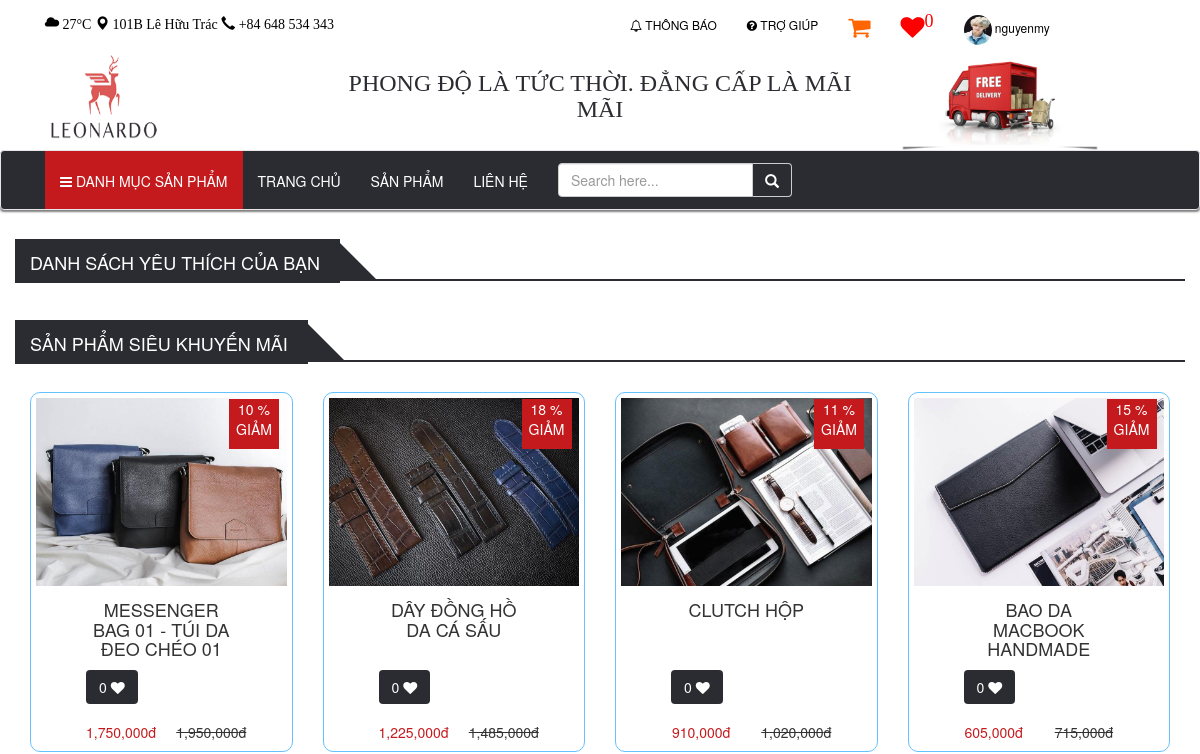
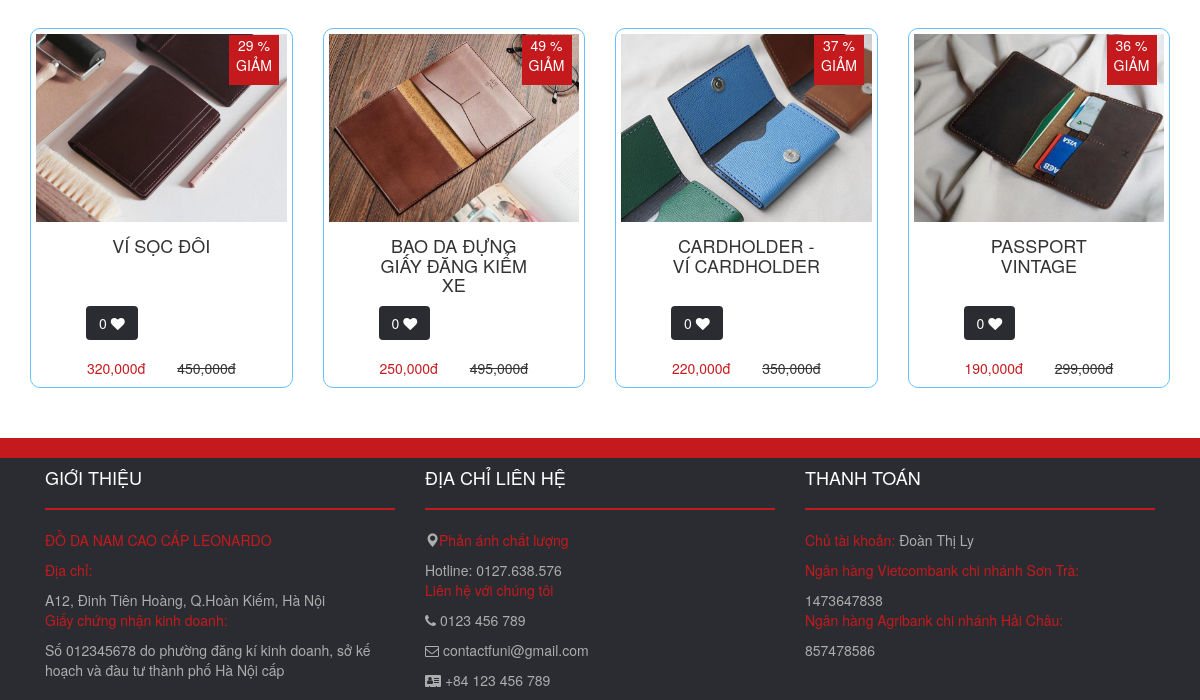
The app's page /listLoveByUser.php (signed in), older data (2 pictures, top to bottom).
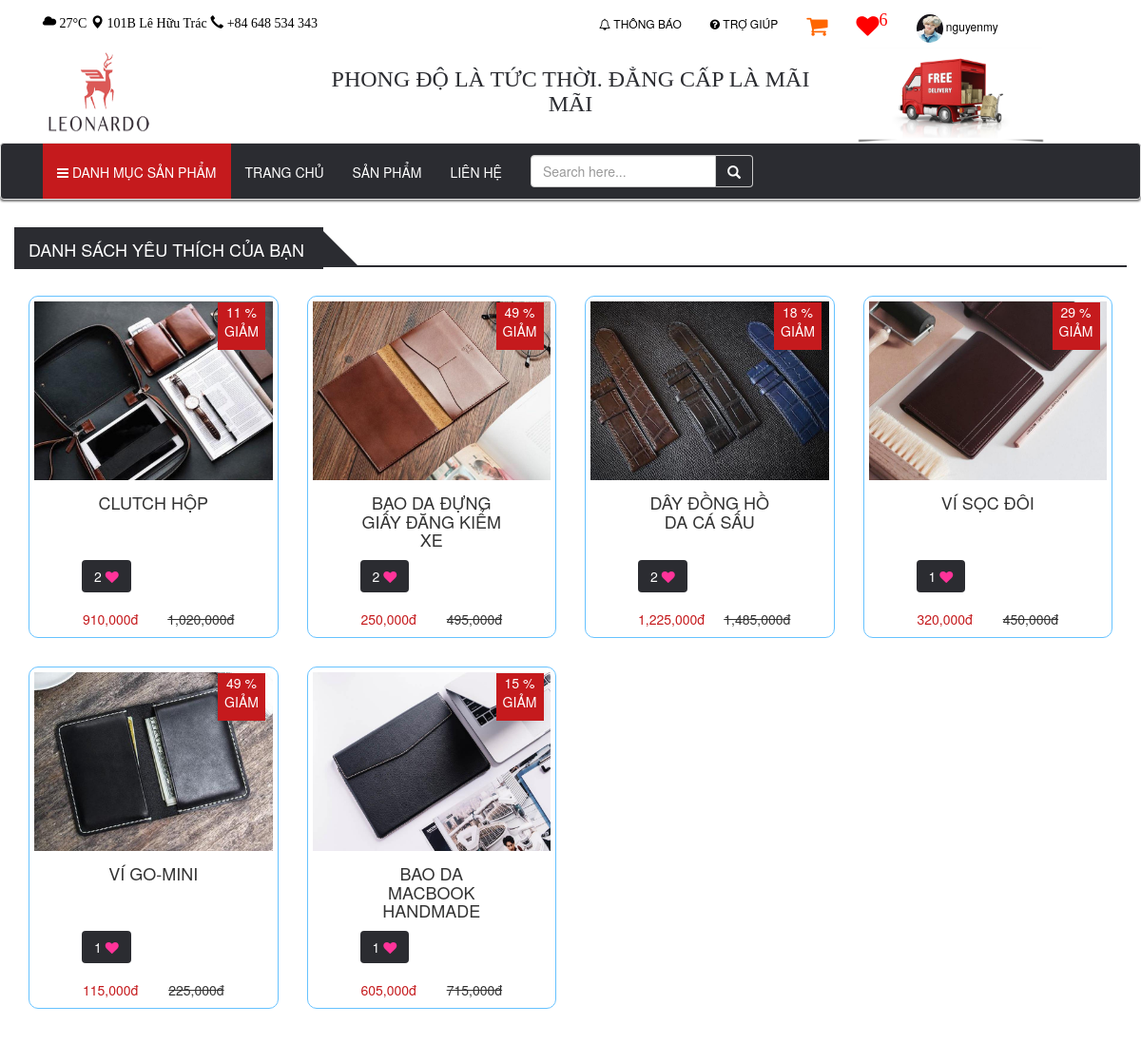
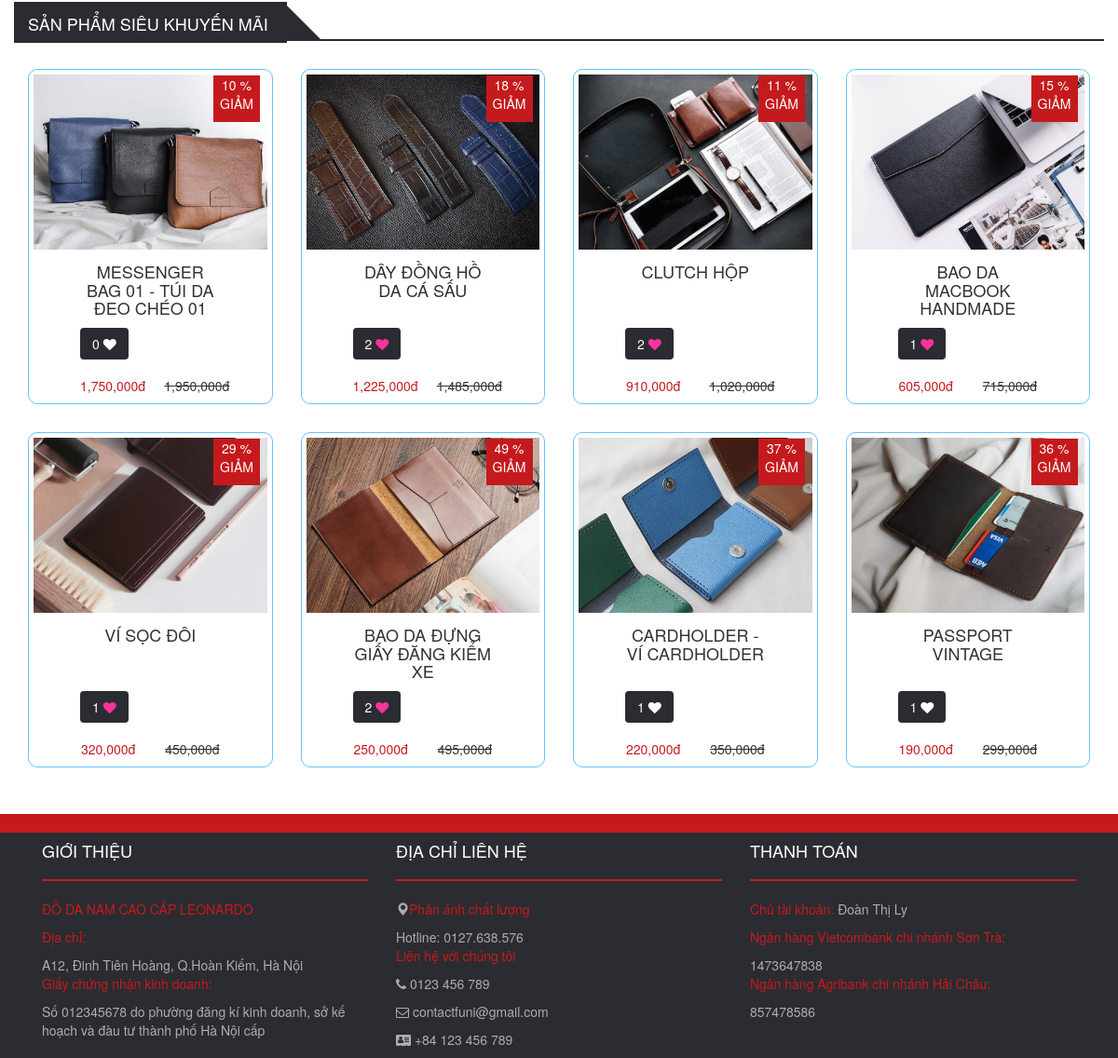
The same page, newer data (2 pictures, top to bottom).
### tables this page shows
CREATE TABLE promotion(
	prod_id VARCHAR(10),
    new_price INT(11),
    date_start DATE,
    date_end DATE,
    FOREIGN KEY (prod_id) REFERENCES products (prod_id),
    PRIMARY KEY(prod_id,date_start)
);

CREATE TABLE products(
	prod_id VARCHAR(10) PRIMARY KEY,
    prod_name VARCHAR(255),
    material VARCHAR(255),
    image nVARCHAR(500),
    price_in INT(11),
    price_out INT(11),
    date_add DATE,
    quantity INT(11),
    description text,
    cate_id VARCHAR(10),
    views int(11),
    status BOOLEAN,
    delete_at date,
    FOREIGN KEY (cate_id) REFERENCES categories (cate_id)
);

CREATE TABLE listProductLove(
	username VARCHAR(50),
    prod_id VARCHAR(10),
	PRIMARY KEY(username, prod_id),
	FOREIGN KEY (username) REFERENCES users (username),
	FOREIGN KEY (prod_id) REFERENCES products (prod_id)
);

### function.php (the view, shortened to what this page needs)
<?php
	$connect = mysqli_connect("localhost","root","","sell_leather");
	mysqli_set_charset($connect,'UTF8');
	class user
	{
		function sumLoveProduct($connect, $username){
			$sql = "SELECT count(prod_id) AS total FROM listProductLove WHERE username = '$username'";
			$result = $connect->query($sql);
			if ($result->num_rows > 0) {
				$row = $result->fetch_assoc();
				return $row['total'];
			}
		}
	}
	function checkLoveByUser($username, $prod_id){
		GLOBAL $connect;
		$sql = "SELECT * FROM listProductLove WHERE username = '$username' AND prod_id = '$prod_id'";
		$result = $connect->query($sql);
		if ($result->num_rows > 0) {
			return 1;
		}else return 0;
	}
	class product
	{
	 	function showListLoveByUser($connect, $username){
	 		if ($connect) {
	 			$sql = "SELECT * FROM products, listProductLove WHERE products.prod_id = listProductLove.prod_id AND username = '$username'";
					$result = $connect->query($sql);
					if ($result->num_rows > 0) {
						while($row = $result->fetch_assoc()) {
								$info = $this->showProduct($connect, $row['prod_id']);
								$image = explode("|", $info['image']);
								$this->showInfoProducthtml($row['prod_id'], $info['prod_name'], $image[0], $info['price_out'], $info['new_price']);
						}
					}
	 		}
	 	}
		function countLoves($prod_id){
			GLOBAL $connect;
			$sql = "SELECT count(prod_id) AS total FROM listProductLove WHERE prod_id = '$prod_id'";
			$result = $connect->query($sql);
			if ($result->num_rows > 0) {
				$row = $result->fetch_assoc();
				return $row['total'];
			}
		}
		function showInfoProducthtml($prod_id, $name, $image, $price, $new_price){
			$show = "show";
			$page = $_SESSION['page'];
			if ($new_price == '') {
				$show = "hidden";
				$percent = 0;
				$new_price = $price;
			} else {
				$percent = round(($price - $new_price)/($price/100), 0);
				$show = "show";
			}
			if (checkLoveByUser($_SESSION['username'], $prod_id)) {
				$color = '#ff3399';
			}else $color = '#fff';
			$loves = $this->countLoves($prod_id);
			echo "
				<div class='col-lg-3 col-md-3 col-sm-6 col-xs-6'>
					<div class='product-item'>
						<div class='product-image'>
							<img src='$image'>
						</div>
						<div class='promotion text-center $show'>
							$percent %
							GIẢM
						</div>
						<div class='product-control text-center'>
							<button class='btn btn-addCart'>
								<a href='$page.php?addProd_id=" . $prod_id . "'><i class = 'fa fa-cart-plus fa-lg' style='color: #FFF;'></i> Giỏ hàng
							</button>
							<button class='btn btn-addCart'>
								<a href='productDetail.php?prod_id=" . $prod_id . "'><i class = 'fa fa-eye' style='color: #FFF;'></i></a>
							</button>
						</div>
						<div class='caption text-center'>
							<div class='col-xs-12 prod_name'>
							<h4 class = 'text-uppercase'>$name</h4>
							</div>
							<div class='col-xs-12 pull-left'>
								<button class='btn-love btn'>
								<span>$loves</span>
									<a href='$page.php?likeProd_id=" . $prod_id . "'><i class = 'fa fa-heart' style='color: $color;'></i></a>
								</button>
							</div>
							<div class='col-xs-6'>
							<span class='price float-left'>".number_format($new_price)."đ</span>
							</div>
							<div class='col-xs-6'>
							<s class='$show float-left'>". number_format($price). "đ</s>
							</div>
						</div>
					</div>
				</div>
			";
		}
		function showProduct($connect, $prod_id){
			if ($connect) {
				$sql = "SELECT products.prod_id, prod_name, material, image, price_in, price_out, date_add, quantity, description, cate_name, views, status, products.delete_at, new_price, date_start, date_end FROM products LEFT JOIN categories ON products.cate_id = categories.cate_id LEFT JOIN promotion ON products.prod_id = promotion.prod_id  WHERE products.prod_id = '$prod_id'";
				$result = $connect->query($sql);
				if ($result->num_rows > 0) {
					$row = $result->fetch_assoc();
					return $row;
				}
				return 0;
				}
		}
		function showProductPromotion($connect){
			if ($connect) {
				$sql = "SELECT * FROM promotion, products WHERE products.prod_id = promotion.prod_id AND products.delete_at IS NULL  ORDER BY new_price DESC LIMIT 8";
				$result = $connect->query($sql);
				if ($result->num_rows > 0) {
					while($row = $result->fetch_assoc()) {
						$info = $this->showProduct($connect, $row['prod_id']);
						$image = explode("|", $info['image']);
						$this->showInfoProducthtml($row['prod_id'], $info['prod_name'], $image[0], $info['price_out'], $info['new_price']);
					}
				}
			}
		}
	}
?>

### listLoveByUser.php (shortened to what this page needs)
<?php
	include "function.php";
   ?>
<!DOCTYPE html>
<html>
<head>
  <link rel="stylesheet" href="https://maxcdn.bootstrapcdn.com/bootstrap/3.3.7/css/bootstrap.min.css">
  <link rel="stylesheet" href="https://cdnjs.cloudflare.com/ajax/libs/font-awesome/4.7.0/css/font-awesome.min.css">
  <link rel="stylesheet" type="text/css" href="style.css">
</head>
<body>
	<?php
		include "header.php";
	 ?>
	<div class="content">
		<div class="container">
			<div class="productHot">
				<div class="row">
					<div class="solugan">
						<div class="box-product-head">
							<span class="box-title">
								DANH SÁCH YÊU THÍCH CỦA BẠN
							</span>
							<span class="af-ter">
							</span>
						</div>
					</div>
					<?php
						$prod = new product();
						$prod->showListLoveByUser($connect, $_SESSION['username']);
					?>
				</div>
			</div>
			<div class="productPromotion">
				<div class="row">
					<div class="solugan">
						<div class="box-product-head">
							<span class="box-title">
								SẢN PHẨM SIÊU KHUYẾN MÃI
							</span>
							<span class="af-ter">
							</span>
						</div>
					</div>
					<?php
						$prod = new product();
						$prod->showProductPromotion($connect);
					?>
				</div>
			</div>
		</div>
	</div>
	<?php include "footer.php" ?>
</body>
</html>

### header.php (shortened to what this page needs)
<!DOCTYPE html>
<html lang="en">
<head>
  <link rel="stylesheet" href="https://maxcdn.bootstrapcdn.com/bootstrap/3.3.7/css/bootstrap.min.css">
  <link rel="stylesheet" href="https://cdnjs.cloudflare.com/ajax/libs/font-awesome/4.7.0/css/font-awesome.min.css">
  <link rel="stylesheet" type="text/css" href="style.css">
</head>
<body>
<?php
  $showUsername = "hidden";
  $username = "";
  if (isset($_SESSION['username'])) {
    $username = $_SESSION['username'];
    $showUsername = "show";
    $user = new user();
    $_SESSION['loves'] = $user->sumLoveProduct($connect, $_SESSION['username']);
  }
 ?>
<div id="header">
  <div class="header-top">
    <div class="container">
      <div class="header-left col-lg-5 col-md-5 col-sm-6 col-xs-6">
        <div class="info">
          <span>
          <i class="glyphicon glyphicon-cloud"></i>
          27°C
          </span>
          <span>
            <i class="glyphicon glyphicon-map-marker"></i>
            101B Lê Hữu Trác
          </span>
          <span>
            <i class="glyphicon glyphicon-earphone"></i>
            +84 648 534 343
          </span>
        </div>
      </div>      <div class="header-right col-lg-6 col-md-6 col-sm-6 col-xs-6">
        <ul class="nav navbar-nav" id="header-right">
          <li>
            <a href="" data-toggle="modal" data-target="#dangki"><span><i class="fa fa-bell-o "></i></span> THÔNG BÁO </a>
          </li>
          <li>
            <a href="" data-toggle="modal" data-target="#dangki">
              <span>
                <i class="fa fa-question-circle  "></i>
              </span>TRỢ GIÚP
            </a>
          </li>
          <li><a href="cart.php"><span><i class="fa fa-shopping-cart fa-2x <?php echo $showUsername;?>" style = "color: #ff6600;"><sup><?php echo $_SESSION['totalQuantity']; ?></sup></i></span></a></li>
          <li><a href="listLovebyUser.php"><span><i class="fa fa-heart fa-2x <?php echo $showUsername;?>" style = "color: red;"><sup><?php echo $_SESSION['loves']; ?></sup></i></span></a></li>
          <li class="dropdown" class="<?php echo $showUsername;?>">
              <a href="#" id="user" class="<?php echo $showUsername;?> ?>" data-toggle="dropdown">
                <img class="img-circle" width="15" height="15" src="<?php echo $_SESSION['avatar_url']; ?>">
                <?php echo $username; ?>
              </a>
          </li>
        </ul>
      </div>
    </div>
  </div>
  <div class="header-content">
    <div class="container">
      <div class="col-lg-3 col-md-3 col-sm-3 col-xs-6 logo">
        <img src="Image/logo.png" width="120px" height="100px">
      </div>
      <div class="solugan col-lg-6 col-md-6 col-sm-6 col-xs-6">
        <h3>PHONG ĐỘ LÀ TỨC THỜI. ĐẲNG CẤP LÀ MÃI MÃI</h3>
      </div>
      <div class="col-lg-3 col-md-3 col-sm-3 col-xs-0 ship" style="float: left;">
        <img src="Image/ship.png" width="200px" height="100px">
      </div>
    </div>
  </div>
  <div class="header-menu text-uppercase" id="myMenu">
    <nav class="navbar navbar-default">
      <div class="container">
        <div class="collapse navbar-collapse" id="myNavbar">
          <ul class="nav navbar-nav">
            <li class="dropdown ">
              <a href="#" id="category" class="dropdown-toggle" data-toggle="dropdown"><span class="fa fa-bars "></span>  DANH MỤC SẢN PHẨM</a>
            </li>
            <li class="<?php if (isset($_SESSION['page']) && $_SESSION['page'] == 'home' ) {
              echo "active"; } ?>"><a href="home.php">TRANG CHỦ</span></a></li>
            <li class="<?php if (isset($_SESSION['page']) && $_SESSION['page'] == 'product' ) {
              echo "active"; } ?>"><a href="product.php">SẢN PHẨM </a></li>
            <li><a href="#">LIÊN HỆ </span></a></li>
            <li>
            <form method="post" class="navbar-form">
              <div class="input-group search-box">
                <input type="text" class="form-control" placeholder="Search here...">
                <span class="input-group-addon btn btn-primary"> <i class="glyphicon glyphicon-search"></i> </span>
              </div>
            </form>
          </li>
          </ul>
        </div>
      </div>
    </nav>
  </div>
</div>
</body>
</html>

### footer.php (shortened to what this page needs)
<!DOCTYPE html>
<html>
<head>
	<link rel="stylesheet" type="text/css" href="style.css">
</head>
<body>
	<div class="before-footer">
	</div>
	<div class="footer">
		<div class="container">
			<div class="col-lg-4 col-md-4 col-sm-6 col-xs-6">
				<h4>GIỚI THIỆU</h4>
				<hr>
				<p class="title">ĐỒ DA NAM CAO CẤP LEONARDO</p>
				<p class="title">Địa chỉ: </p><span>A12, Đinh Tiên Hoàng, Q.Hoàn Kiếm, Hà Nội</span>
				<p class="title">Giấy chứng nhận kinh doanh: </p><span>Số 012345678 do phường đăng kí kinh doanh, sở kế hoạch và đàu tư thành phố Hà Nội cấp</span>
			</div>
			<div class="col-lg-4 col-md-4 col-sm-6 col-xs-6">
				<h4>ĐỊA CHỈ LIÊN HỆ</h4>
				<hr>
				<p class="title"><span><i class="glyphicon glyphicon-map-marker"></i></span>Phản ánh chất lượng</p><span><a href="#">Hotline: 0127.638.576</a></span> <br>
				<p class="title">Liên hệ với chúng tôi </p>
				<p><a href="#"><span><i class="fa fa-phone"></i></span> 0123 456 789</a></p>
				<p><a href="#"><span><i class="fa fa-envelope-o "></i></span> contactfuni@gmail.com</a></p>
				<p><a href="#"><span><i class="fa fa-address-card "></i></span> +84 123 456 789</a></p>
			</div>
			<div class="col-lg-4 col-md-4 col-sm-6 col-xs-6">
				<h4>THANH TOÁN</h4>
				<hr>
				<p class="title">Chủ tài khoản: <span>Đoàn Thị Ly</span></p>
				<p class="title">Ngân hàng Vietcombank chi nhánh Sơn Trà: </p><span>1473647838</span>
				<p class="title">Ngân hàng Agribank chi nhánh Hải Châu: </p><span>857478586</span>
			</div>
		</div>
	</div>
</body>
</html>

### style.css (style rules this page uses)
.product-item .btn-love { display: block; margin-bottom: 18px; }
.product-item .btn-love a { color: #ff3399; }
.btn { background: #2b2c31; color: #FFFFFF; }
#header { height: 132px; width: 100%; z-index:999; left:0; top:0; position: absolute; }
.header-top { height: 50px; }
.header-top .header-left { color: black; font-family:'Montserrat'; }
.header-top li { height: 100%; }
.header-menu .navbar { height: 60px; background: #2b2c31; box-shadow: 0 2px 2px 0px rgba(0,0,0,0.5); }
.navbar .navbar-nav li a { height: 58px; line-height: 30px; }
.navbar-default { background-color: black; }
.header-left { float: left; height: 50px; line-height: 50px; color: #111; }
.header-left .info { height: 100%; line-height: 100%; }
.header-right li a { color: #11111; }
.header-right a { color: black; font-size: 12px; }
.header-right { float: right; line-height: 50px; height: 50px; }
.info { margin-top: 15px; }
.header-menu .navbar-nav li { color: #111111; font-weight: 5px; }
.header-menu .navbar-nav { background: #2b2c31; }
.search-box { clear: both; }
.navbar-default .navbar-nav>li>a { color: #fff; }
#category { background: #c51a1d; }
.search-box { margin-top: 4px; }
.solugan h3 { text-align: center; font-family: Ubunu; color: #2b2c31; }
.header-right .nav>li>a>img { -webkit-border-radius:100%; -moz-border-radius:100%; border-radius:100%; -webkit-transform:translateZ(0); -moz-transform:translateZ(0); -ms-transform:translateZ(0); -o-transform:translateZ(0); width: 28px; height: 30px; }
.content { margin-top: 200px; }
.product-item { border: 1px solid #66c2ff; border-radius: 10px; padding: 5px 5px 5px 5px; height: 360px; margin-top: 30px; }
.product-item .promotion { width: 50px; height: 50px; background: #c51a1d; color: #FFFFFF; position: absolute; top: 37px; left: 214px; }
.product-control { height: 34px; margin-top: -45px; }
.box-product-head { height: 31px; border-bottom: 2px solid #2b2c31; }
.box-product-head .box-title { color: #fff; border-bottom: 0px solid #ff3300; font-size: 18px; padding: 10px 20px 8px 15px; background: #2b2c31; }
.box-product-head > span.af-ter { border: 19px solid #2b2c31; border-right-color: transparent; border-top-color: transparent; height: 30px; position: absolute; width: 30px; margin-top: -7px; }
.product-item .product-image img { width: 100%; height: 100%; }
.caption { padding-top: 10px; padding-bottom: 10px; }
.caption .prod_name { height: 80px; }
.caption .price { color: #c51a1d; }
.productHot, .productHotSell, .productSearch { margin-top: 50px; }
.productPromotion { margin-top: 50px; margin-bottom: 50px; }
.caption { padding: 15px 35px; }
.before-footer { height: 20px; background: #c51a1d; }
.footer { background: #2b2c31; }
.footer a { color: #adadad; text-decoration: none; }
.footer h4 { color: #ffff; }
.footer span { color: #adadad; }
.footer hr { border: 1px solid #c51a1d; }
.title { color: #c51a1d; font-weight: 5px; }

Row changes from the older to the newer data that the page shows:
added listproductlove: prod.new_price "11", prod.prod_name "CLUTCH HỘP", loves "2", promotion.new_price "910,000", prod.price_out "1,020,000"
added listproductlove: prod.new_price "49", prod.prod_name "BAO DA ĐỰNG GIẤY ĐĂNG KIỂM XE", loves "2", promotion.new_price "250,000", prod.price_out "495,000"
added listproductlove: prod.new_price "18", prod.prod_name "DÂY ĐỒNG HỒ DA CÁ SẤU", loves "2", promotion.new_price "1,225,000", prod.price_out "1,485,000"
added listproductlove: prod.new_price "29", prod.prod_name "VÍ SỌC ĐÔI", loves "1", promotion.new_price "320,000", prod.price_out "450,000"
added listproductlove: shows a picture, prod.new_price "49", prod.prod_name "VÍ GO-MINI", loves "1", promotion.new_price "115,000", prod.price_out "225,000"
added listproductlove: prod.new_price "15", prod.prod_name "BAO DA MACBOOK HANDMADE", loves "1", promotion.new_price "605,000", prod.price_out "715,000"
computed for promotion "DÂY ĐỒNG HỒ DA CÁ SẤU": loves "0" → "2"
computed for promotion "CLUTCH HỘP": loves "0" → "2"
computed for promotion "BAO DA MACBOOK HANDMADE": loves "0" → "1"
computed for promotion "VÍ SỌC ĐÔI": loves "0" → "1"
computed for promotion "BAO DA ĐỰNG GIẤY ĐĂNG KIỂM XE": loves "0" → "2"
computed for promotion "CARDHOLDER - VÍ CARDHOLDER": loves "0" → "1"
computed for promotion "PASSPORT VINTAGE": loves "0" → "1"
Text that changed along with them:
$_SESSION['loves']: "0" → "6"
